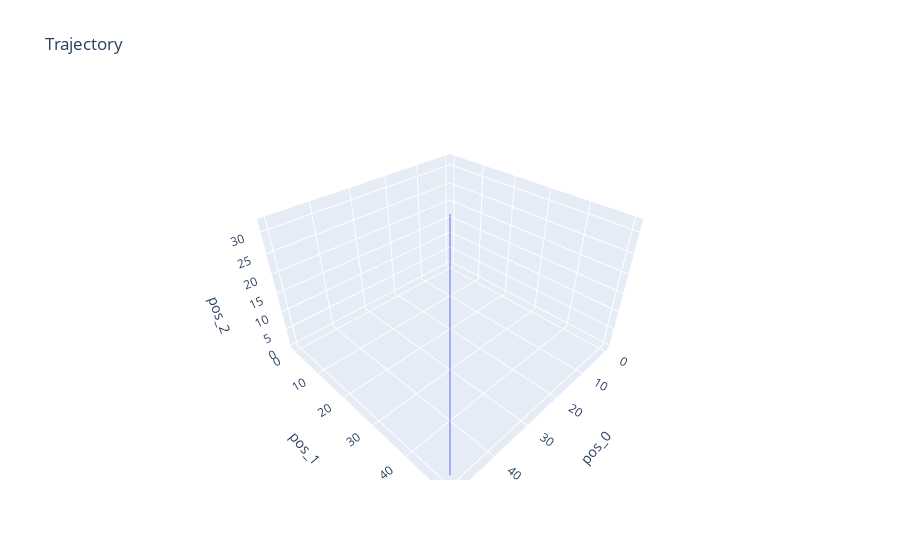

The notebook cell this image was saved under:
### Code cell
import plotly.express as px

fig = px.line_3d(df_results, x="pos_0", y="pos_1", z ="pos_2", title="Trajectory")
fig.show()

### Figure 1 — Plotly figure (JSON) as saved in the notebook; plotly's stock layout.template omitted (floating-point values rounded to 4 significant figures)
{"data": [{"hovertemplate": "pos_0=%{x}<br>pos_1=%{y}<br>pos_2=%{z}<extra></extra>", "legendgroup": "", "line": {"color": "#636efa", "dash": "solid"}, "marker": {"symbol": "circle"}, "mode": "lines", "name": "", "scene": "scene", "showlegend": false, "type": "scatter3d", "x": [0, 1, 2, 3.0, 4.0, 5.0, 6.0, 7.0, 8, 9, 10, 11, 12.0, 13, 14, 15, 16, 17, 18, 19, 20, 21.0, 22.0, 23.0, 24.0, 25, 26, 27.0, 28.0, 29.0, 30.0, 31.0, 32.0, 33.0, 34.0, 35.0, 36.0, 37.0, 38.0, 39.0, 40.0, 41.0, 42.0, 43.0, 44.0, 45.0, 46.0, 47.0, 48.0, 49.0, 50.0], "y": [0, 1, 2, 3.0, 4.0, 5.0, 6.0, 7.0, 8, 9, 10, 11, 12.0, 13, 14, 15, 16, 17, 18, 19, 20, 21.0, 22.0, 23.0, 24.0, 25, 26, 27.0, 28.0, 29.0, 30.0, 31.0, 32.0, 33.0, 34.0, 35.0, 36.0, 37.0, 38.0, 39.0, 40.0, 41.0, 42.0, 43.0, 44.0, 45.0, 46.0, 47.0, 48.0, 49.0, 50.0], "z": [0, 2.451, 4.804, 7.059, 9.215, 11.27, 13.23, 15.1, 16.86, 18.53, 20.09, 21.56, 22.94, 24.21, 25.39, 26.46, 27.44, 28.32, 29.11, 29.79, 30.38, 30.87, 31.26, 31.55, 31.75, 31.84, 31.84, 31.74, 31.54, 31.25, 30.86, 30.36, 29.77, 29.08, 28.3, 27.41, 26.43, 25.35, 24.17, 22.89, 21.52, 20.05, 18.48, 16.81, 15.04, 13.17, 11.21, 9.149, 6.989, 4.731, 2.375]}], "layout": {"legend": {"tracegroupgap": 0}, "scene": {"domain": {"x": [0, 1], "y": [0, 1]}, "xaxis": {"title": {"text": "pos_0"}}, "yaxis": {"title": {"text": "pos_1"}}, "zaxis": {"title": {"text": "pos_2"}}}, "title": {"text": "Trajectory"}}}
